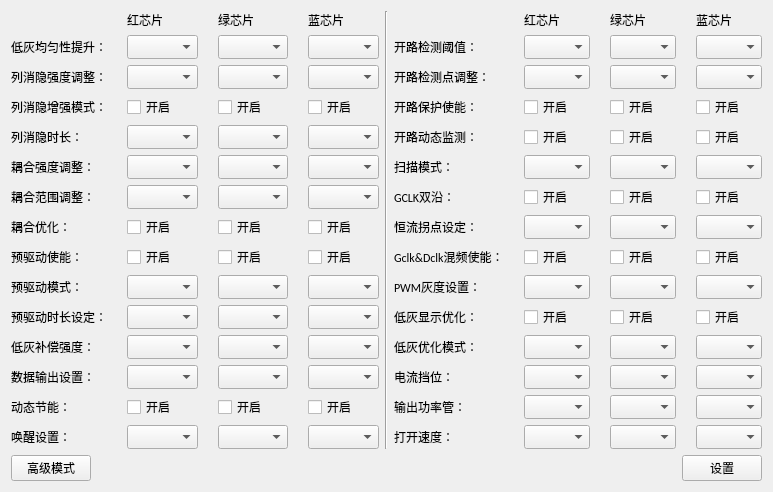
<?xml version="1.0" encoding="UTF-8"?>
<ui version="4.0">
 <class>ICCFD455ASetting</class>
 <widget class="QWidget" name="ICCFD455ASetting">
  <property name="geometry">
   <rect>
    <x>0</x>
    <y>0</y>
    <width>773</width>
    <height>450</height>
   </rect>
  </property>
  <property name="font">
   <font>
    <family>Calibri</family>
   </font>
  </property>
  <property name="windowTitle">
   <string>CFD455A驱动芯片设置</string>
  </property>
  <layout class="QVBoxLayout" name="verticalLayout">
   <item>
    <layout class="QHBoxLayout" name="horizontalLayout">
     <item>
      <layout class="QGridLayout" name="gridLayout" columnstretch="0,0,0,0">
       <property name="horizontalSpacing">
        <number>20</number>
       </property>
       <item row="0" column="1">
        <widget class="QLabel" name="label">
         <property name="sizePolicy">
          <sizepolicy hsizetype="Preferred" vsizetype="Minimum">
           <horstretch>0</horstretch>
           <verstretch>0</verstretch>
          </sizepolicy>
         </property>
         <property name="text">
          <string>红芯片</string>
         </property>
        </widget>
       </item>
       <item row="8" column="1">
        <widget class="QCheckBox" name="PreDriveEnablementRcheckBox">
         <property name="sizePolicy">
          <sizepolicy hsizetype="Minimum" vsizetype="Minimum">
           <horstretch>0</horstretch>
           <verstretch>0</verstretch>
          </sizepolicy>
         </property>
         <property name="text">
          <string>开启</string>
         </property>
        </widget>
       </item>
       <item row="9" column="0">
        <widget class="QLabel" name="label_12">
         <property name="sizePolicy">
          <sizepolicy hsizetype="Preferred" vsizetype="Minimum">
           <horstretch>0</horstretch>
           <verstretch>0</verstretch>
          </sizepolicy>
         </property>
         <property name="text">
          <string>预驱动模式：</string>
         </property>
        </widget>
       </item>
       <item row="9" column="1">
        <widget class="QComboBox" name="PreDriveModeRcomboBox">
         <property name="sizePolicy">
          <sizepolicy hsizetype="Preferred" vsizetype="Minimum">
           <horstretch>0</horstretch>
           <verstretch>0</verstretch>
          </sizepolicy>
         </property>
        </widget>
       </item>
       <item row="5" column="2">
        <widget class="QComboBox" name="CouplingStrengthAdjGcomboBox">
         <property name="sizePolicy">
          <sizepolicy hsizetype="Preferred" vsizetype="Minimum">
           <horstretch>0</horstretch>
           <verstretch>0</verstretch>
          </sizepolicy>
         </property>
        </widget>
       </item>
       <item row="7" column="0">
        <widget class="QLabel" name="label_10">
         <property name="sizePolicy">
          <sizepolicy hsizetype="Preferred" vsizetype="Minimum">
           <horstretch>0</horstretch>
           <verstretch>0</verstretch>
          </sizepolicy>
         </property>
         <property name="text">
          <string>耦合优化：</string>
         </property>
        </widget>
       </item>
       <item row="2" column="3">
        <widget class="QComboBox" name="ColBlankAdjBcomboBox">
         <property name="sizePolicy">
          <sizepolicy hsizetype="Preferred" vsizetype="Minimum">
           <horstretch>0</horstretch>
           <verstretch>0</verstretch>
          </sizepolicy>
         </property>
        </widget>
       </item>
       <item row="9" column="3">
        <widget class="QComboBox" name="PreDriveModeBcomboBox">
         <property name="sizePolicy">
          <sizepolicy hsizetype="Preferred" vsizetype="Minimum">
           <horstretch>0</horstretch>
           <verstretch>0</verstretch>
          </sizepolicy>
         </property>
        </widget>
       </item>
       <item row="6" column="2">
        <widget class="QComboBox" name="CouplingRangeAdjGcomboBox">
         <property name="sizePolicy">
          <sizepolicy hsizetype="Preferred" vsizetype="Minimum">
           <horstretch>0</horstretch>
           <verstretch>0</verstretch>
          </sizepolicy>
         </property>
        </widget>
       </item>
       <item row="13" column="1">
        <widget class="QCheckBox" name="DynamicEnergySavingRcheckBox">
         <property name="sizePolicy">
          <sizepolicy hsizetype="Minimum" vsizetype="Minimum">
           <horstretch>0</horstretch>
           <verstretch>0</verstretch>
          </sizepolicy>
         </property>
         <property name="text">
          <string>开启</string>
         </property>
        </widget>
       </item>
       <item row="11" column="2">
        <widget class="QComboBox" name="LowGrayStrengthGcomboBox">
         <property name="sizePolicy">
          <sizepolicy hsizetype="Preferred" vsizetype="Minimum">
           <horstretch>0</horstretch>
           <verstretch>0</verstretch>
          </sizepolicy>
         </property>
         <property name="maxVisibleItems">
          <number>20</number>
         </property>
        </widget>
       </item>
       <item row="9" column="2">
        <widget class="QComboBox" name="PreDriveModeGcomboBox">
         <property name="sizePolicy">
          <sizepolicy hsizetype="Preferred" vsizetype="Minimum">
           <horstretch>0</horstretch>
           <verstretch>0</verstretch>
          </sizepolicy>
         </property>
        </widget>
       </item>
       <item row="1" column="1">
        <widget class="QComboBox" name="LowGrayscaleRcomboBox">
         <property name="sizePolicy">
          <sizepolicy hsizetype="Preferred" vsizetype="Minimum">
           <horstretch>0</horstretch>
           <verstretch>0</verstretch>
          </sizepolicy>
         </property>
        </widget>
       </item>
       <item row="3" column="0">
        <widget class="QLabel" name="label_6">
         <property name="sizePolicy">
          <sizepolicy hsizetype="Preferred" vsizetype="Minimum">
           <horstretch>0</horstretch>
           <verstretch>0</verstretch>
          </sizepolicy>
         </property>
         <property name="text">
          <string>列消隐增强模式：</string>
         </property>
        </widget>
       </item>
       <item row="1" column="0">
        <widget class="QLabel" name="label_4">
         <property name="sizePolicy">
          <sizepolicy hsizetype="Preferred" vsizetype="Minimum">
           <horstretch>0</horstretch>
           <verstretch>0</verstretch>
          </sizepolicy>
         </property>
         <property name="text">
          <string>低灰均匀性提升：</string>
         </property>
        </widget>
       </item>
       <item row="8" column="0">
        <widget class="QLabel" name="label_11">
         <property name="sizePolicy">
          <sizepolicy hsizetype="Preferred" vsizetype="Minimum">
           <horstretch>0</horstretch>
           <verstretch>0</verstretch>
          </sizepolicy>
         </property>
         <property name="text">
          <string>预驱动使能：</string>
         </property>
        </widget>
       </item>
       <item row="5" column="0">
        <widget class="QLabel" name="label_8">
         <property name="sizePolicy">
          <sizepolicy hsizetype="Preferred" vsizetype="Minimum">
           <horstretch>0</horstretch>
           <verstretch>0</verstretch>
          </sizepolicy>
         </property>
         <property name="text">
          <string>耦合强度调整：</string>
         </property>
        </widget>
       </item>
       <item row="13" column="3">
        <widget class="QCheckBox" name="DynamicEnergySavingBcheckBox">
         <property name="sizePolicy">
          <sizepolicy hsizetype="Minimum" vsizetype="Minimum">
           <horstretch>0</horstretch>
           <verstretch>0</verstretch>
          </sizepolicy>
         </property>
         <property name="text">
          <string>开启</string>
         </property>
        </widget>
       </item>
       <item row="12" column="3">
        <widget class="QComboBox" name="DataOutputBcomboBox">
         <property name="sizePolicy">
          <sizepolicy hsizetype="Preferred" vsizetype="Minimum">
           <horstretch>0</horstretch>
           <verstretch>0</verstretch>
          </sizepolicy>
         </property>
        </widget>
       </item>
       <item row="10" column="1">
        <widget class="QComboBox" name="PreDriveTimeRcomboBox">
         <property name="sizePolicy">
          <sizepolicy hsizetype="Preferred" vsizetype="Minimum">
           <horstretch>0</horstretch>
           <verstretch>0</verstretch>
          </sizepolicy>
         </property>
        </widget>
       </item>
       <item row="5" column="1">
        <widget class="QComboBox" name="CouplingStrengthAdjRcomboBox">
         <property name="sizePolicy">
          <sizepolicy hsizetype="Preferred" vsizetype="Minimum">
           <horstretch>0</horstretch>
           <verstretch>0</verstretch>
          </sizepolicy>
         </property>
        </widget>
       </item>
       <item row="6" column="3">
        <widget class="QComboBox" name="CouplingRangeAdjBcomboBox">
         <property name="sizePolicy">
          <sizepolicy hsizetype="Preferred" vsizetype="Minimum">
           <horstretch>0</horstretch>
           <verstretch>0</verstretch>
          </sizepolicy>
         </property>
        </widget>
       </item>
       <item row="2" column="0">
        <widget class="QLabel" name="label_5">
         <property name="sizePolicy">
          <sizepolicy hsizetype="Preferred" vsizetype="Minimum">
           <horstretch>0</horstretch>
           <verstretch>0</verstretch>
          </sizepolicy>
         </property>
         <property name="text">
          <string>列消隐强度调整：</string>
         </property>
        </widget>
       </item>
       <item row="0" column="3">
        <widget class="QLabel" name="label_3">
         <property name="sizePolicy">
          <sizepolicy hsizetype="Preferred" vsizetype="Minimum">
           <horstretch>0</horstretch>
           <verstretch>0</verstretch>
          </sizepolicy>
         </property>
         <property name="text">
          <string>蓝芯片</string>
         </property>
        </widget>
       </item>
       <item row="4" column="0">
        <widget class="QLabel" name="label_7">
         <property name="sizePolicy">
          <sizepolicy hsizetype="Preferred" vsizetype="Minimum">
           <horstretch>0</horstretch>
           <verstretch>0</verstretch>
          </sizepolicy>
         </property>
         <property name="text">
          <string>列消隐时长：</string>
         </property>
        </widget>
       </item>
       <item row="1" column="2">
        <widget class="QComboBox" name="LowGrayscaleGcomboBox">
         <property name="sizePolicy">
          <sizepolicy hsizetype="Preferred" vsizetype="Minimum">
           <horstretch>0</horstretch>
           <verstretch>0</verstretch>
          </sizepolicy>
         </property>
        </widget>
       </item>
       <item row="10" column="2">
        <widget class="QComboBox" name="PreDriveTimeGcomboBox">
         <property name="sizePolicy">
          <sizepolicy hsizetype="Preferred" vsizetype="Minimum">
           <horstretch>0</horstretch>
           <verstretch>0</verstretch>
          </sizepolicy>
         </property>
        </widget>
       </item>
       <item row="14" column="0">
        <widget class="QLabel" name="label_17">
         <property name="sizePolicy">
          <sizepolicy hsizetype="Preferred" vsizetype="Minimum">
           <horstretch>0</horstretch>
           <verstretch>0</verstretch>
          </sizepolicy>
         </property>
         <property name="text">
          <string>唤醒设置：</string>
         </property>
        </widget>
       </item>
       <item row="5" column="3">
        <widget class="QComboBox" name="CouplingStrengthAdjBcomboBox">
         <property name="sizePolicy">
          <sizepolicy hsizetype="Preferred" vsizetype="Minimum">
           <horstretch>0</horstretch>
           <verstretch>0</verstretch>
          </sizepolicy>
         </property>
        </widget>
       </item>
       <item row="14" column="1">
        <widget class="QComboBox" name="WakeupSettingRcomboBox">
         <property name="sizePolicy">
          <sizepolicy hsizetype="Preferred" vsizetype="Minimum">
           <horstretch>0</horstretch>
           <verstretch>0</verstretch>
          </sizepolicy>
         </property>
        </widget>
       </item>
       <item row="12" column="1">
        <widget class="QComboBox" name="DataOutputRcomboBox">
         <property name="sizePolicy">
          <sizepolicy hsizetype="Preferred" vsizetype="Minimum">
           <horstretch>0</horstretch>
           <verstretch>0</verstretch>
          </sizepolicy>
         </property>
        </widget>
       </item>
       <item row="13" column="0">
        <widget class="QLabel" name="label_16">
         <property name="sizePolicy">
          <sizepolicy hsizetype="Preferred" vsizetype="Minimum">
           <horstretch>0</horstretch>
           <verstretch>0</verstretch>
          </sizepolicy>
         </property>
         <property name="text">
          <string>动态节能：</string>
         </property>
        </widget>
       </item>
       <item row="0" column="2">
        <widget class="QLabel" name="label_2">
         <property name="sizePolicy">
          <sizepolicy hsizetype="Preferred" vsizetype="Minimum">
           <horstretch>0</horstretch>
           <verstretch>0</verstretch>
          </sizepolicy>
         </property>
         <property name="text">
          <string>绿芯片</string>
         </property>
        </widget>
       </item>
       <item row="7" column="3">
        <widget class="QCheckBox" name="CouplingOptimizationBcheckBox">
         <property name="sizePolicy">
          <sizepolicy hsizetype="Minimum" vsizetype="Minimum">
           <horstretch>0</horstretch>
           <verstretch>0</verstretch>
          </sizepolicy>
         </property>
         <property name="text">
          <string>开启</string>
         </property>
        </widget>
       </item>
       <item row="4" column="2">
        <widget class="QComboBox" name="ColumnBlankTimeGcomboBox">
         <property name="sizePolicy">
          <sizepolicy hsizetype="Preferred" vsizetype="Minimum">
           <horstretch>0</horstretch>
           <verstretch>0</verstretch>
          </sizepolicy>
         </property>
        </widget>
       </item>
       <item row="8" column="3">
        <widget class="QCheckBox" name="PreDriveEnablementBcheckBox">
         <property name="sizePolicy">
          <sizepolicy hsizetype="Minimum" vsizetype="Minimum">
           <horstretch>0</horstretch>
           <verstretch>0</verstretch>
          </sizepolicy>
         </property>
         <property name="text">
          <string>开启</string>
         </property>
        </widget>
       </item>
       <item row="8" column="2">
        <widget class="QCheckBox" name="PreDriveEnablementGcheckBox">
         <property name="sizePolicy">
          <sizepolicy hsizetype="Minimum" vsizetype="Minimum">
           <horstretch>0</horstretch>
           <verstretch>0</verstretch>
          </sizepolicy>
         </property>
         <property name="text">
          <string>开启</string>
         </property>
        </widget>
       </item>
       <item row="3" column="1">
        <widget class="QCheckBox" name="ColBlankEnhanceRcheckBox">
         <property name="sizePolicy">
          <sizepolicy hsizetype="Minimum" vsizetype="Minimum">
           <horstretch>0</horstretch>
           <verstretch>0</verstretch>
          </sizepolicy>
         </property>
         <property name="text">
          <string>开启</string>
         </property>
        </widget>
       </item>
       <item row="2" column="2">
        <widget class="QComboBox" name="ColBlankAdjGcomboBox">
         <property name="sizePolicy">
          <sizepolicy hsizetype="Preferred" vsizetype="Minimum">
           <horstretch>0</horstretch>
           <verstretch>0</verstretch>
          </sizepolicy>
         </property>
        </widget>
       </item>
       <item row="12" column="0">
        <widget class="QLabel" name="label_15">
         <property name="sizePolicy">
          <sizepolicy hsizetype="Preferred" vsizetype="Minimum">
           <horstretch>0</horstretch>
           <verstretch>0</verstretch>
          </sizepolicy>
         </property>
         <property name="text">
          <string>数据输出设置：</string>
         </property>
        </widget>
       </item>
       <item row="6" column="1">
        <widget class="QComboBox" name="CouplingRangeAdjRcomboBox">
         <property name="sizePolicy">
          <sizepolicy hsizetype="Preferred" vsizetype="Minimum">
           <horstretch>0</horstretch>
           <verstretch>0</verstretch>
          </sizepolicy>
         </property>
        </widget>
       </item>
       <item row="11" column="0">
        <widget class="QLabel" name="label_14">
         <property name="sizePolicy">
          <sizepolicy hsizetype="Preferred" vsizetype="Minimum">
           <horstretch>0</horstretch>
           <verstretch>0</verstretch>
          </sizepolicy>
         </property>
         <property name="text">
          <string>低灰补偿强度：</string>
         </property>
        </widget>
       </item>
       <item row="4" column="3">
        <widget class="QComboBox" name="ColumnBlankTimeBcomboBox">
         <property name="sizePolicy">
          <sizepolicy hsizetype="Preferred" vsizetype="Minimum">
           <horstretch>0</horstretch>
           <verstretch>0</verstretch>
          </sizepolicy>
         </property>
        </widget>
       </item>
       <item row="11" column="1">
        <widget class="QComboBox" name="LowGrayStrengthRcomboBox">
         <property name="sizePolicy">
          <sizepolicy hsizetype="Preferred" vsizetype="Minimum">
           <horstretch>0</horstretch>
           <verstretch>0</verstretch>
          </sizepolicy>
         </property>
         <property name="maxVisibleItems">
          <number>20</number>
         </property>
        </widget>
       </item>
       <item row="11" column="3">
        <widget class="QComboBox" name="LowGrayStrengthBcomboBox">
         <property name="sizePolicy">
          <sizepolicy hsizetype="Preferred" vsizetype="Minimum">
           <horstretch>0</horstretch>
           <verstretch>0</verstretch>
          </sizepolicy>
         </property>
         <property name="maxVisibleItems">
          <number>20</number>
         </property>
        </widget>
       </item>
       <item row="7" column="2">
        <widget class="QCheckBox" name="CouplingOptimizationGcheckBox">
         <property name="sizePolicy">
          <sizepolicy hsizetype="Minimum" vsizetype="Minimum">
           <horstretch>0</horstretch>
           <verstretch>0</verstretch>
          </sizepolicy>
         </property>
         <property name="text">
          <string>开启</string>
         </property>
        </widget>
       </item>
       <item row="7" column="1">
        <widget class="QCheckBox" name="CouplingOptimizationRcheckBox">
         <property name="sizePolicy">
          <sizepolicy hsizetype="Minimum" vsizetype="Minimum">
           <horstretch>0</horstretch>
           <verstretch>0</verstretch>
          </sizepolicy>
         </property>
         <property name="text">
          <string>开启</string>
         </property>
        </widget>
       </item>
       <item row="2" column="1">
        <widget class="QComboBox" name="ColBlankAdjRcomboBox">
         <property name="sizePolicy">
          <sizepolicy hsizetype="Preferred" vsizetype="Minimum">
           <horstretch>0</horstretch>
           <verstretch>0</verstretch>
          </sizepolicy>
         </property>
        </widget>
       </item>
       <item row="12" column="2">
        <widget class="QComboBox" name="DataOutputGcomboBox">
         <property name="sizePolicy">
          <sizepolicy hsizetype="Preferred" vsizetype="Minimum">
           <horstretch>0</horstretch>
           <verstretch>0</verstretch>
          </sizepolicy>
         </property>
        </widget>
       </item>
       <item row="14" column="3">
        <widget class="QComboBox" name="WakeupSettingBcomboBox">
         <property name="sizePolicy">
          <sizepolicy hsizetype="Preferred" vsizetype="Minimum">
           <horstretch>0</horstretch>
           <verstretch>0</verstretch>
          </sizepolicy>
         </property>
        </widget>
       </item>
       <item row="6" column="0">
        <widget class="QLabel" name="label_9">
         <property name="sizePolicy">
          <sizepolicy hsizetype="Preferred" vsizetype="Minimum">
           <horstretch>0</horstretch>
           <verstretch>0</verstretch>
          </sizepolicy>
         </property>
         <property name="text">
          <string>耦合范围调整：</string>
         </property>
        </widget>
       </item>
       <item row="13" column="2">
        <widget class="QCheckBox" name="DynamicEnergySavingGcheckBox">
         <property name="sizePolicy">
          <sizepolicy hsizetype="Minimum" vsizetype="Minimum">
           <horstretch>0</horstretch>
           <verstretch>0</verstretch>
          </sizepolicy>
         </property>
         <property name="text">
          <string>开启</string>
         </property>
        </widget>
       </item>
       <item row="14" column="2">
        <widget class="QComboBox" name="WakeupSettingGcomboBox">
         <property name="sizePolicy">
          <sizepolicy hsizetype="Preferred" vsizetype="Minimum">
           <horstretch>0</horstretch>
           <verstretch>0</verstretch>
          </sizepolicy>
         </property>
        </widget>
       </item>
       <item row="1" column="3">
        <widget class="QComboBox" name="LowGrayscaleBcomboBox">
         <property name="sizePolicy">
          <sizepolicy hsizetype="Preferred" vsizetype="Minimum">
           <horstretch>0</horstretch>
           <verstretch>0</verstretch>
          </sizepolicy>
         </property>
        </widget>
       </item>
       <item row="4" column="1">
        <widget class="QComboBox" name="ColumnBlankTimeRcomboBox">
         <property name="sizePolicy">
          <sizepolicy hsizetype="Preferred" vsizetype="Minimum">
           <horstretch>0</horstretch>
           <verstretch>0</verstretch>
          </sizepolicy>
         </property>
        </widget>
       </item>
       <item row="3" column="2">
        <widget class="QCheckBox" name="ColBlankEnhanceGcheckBox">
         <property name="sizePolicy">
          <sizepolicy hsizetype="Minimum" vsizetype="Minimum">
           <horstretch>0</horstretch>
           <verstretch>0</verstretch>
          </sizepolicy>
         </property>
         <property name="text">
          <string>开启</string>
         </property>
        </widget>
       </item>
       <item row="3" column="3">
        <widget class="QCheckBox" name="ColBlankEnhanceBcheckBox">
         <property name="sizePolicy">
          <sizepolicy hsizetype="Minimum" vsizetype="Minimum">
           <horstretch>0</horstretch>
           <verstretch>0</verstretch>
          </sizepolicy>
         </property>
         <property name="text">
          <string>开启</string>
         </property>
        </widget>
       </item>
       <item row="10" column="3">
        <widget class="QComboBox" name="PreDriveTimeBcomboBox">
         <property name="sizePolicy">
          <sizepolicy hsizetype="Preferred" vsizetype="Minimum">
           <horstretch>0</horstretch>
           <verstretch>0</verstretch>
          </sizepolicy>
         </property>
        </widget>
       </item>
       <item row="10" column="0">
        <widget class="QLabel" name="label_13">
         <property name="sizePolicy">
          <sizepolicy hsizetype="Preferred" vsizetype="Minimum">
           <horstretch>0</horstretch>
           <verstretch>0</verstretch>
          </sizepolicy>
         </property>
         <property name="text">
          <string>预驱动时长设定：</string>
         </property>
        </widget>
       </item>
      </layout>
     </item>
     <item>
      <widget class="Line" name="line">
       <property name="sizePolicy">
        <sizepolicy hsizetype="Fixed" vsizetype="Minimum">
         <horstretch>0</horstretch>
         <verstretch>0</verstretch>
        </sizepolicy>
       </property>
       <property name="orientation">
        <enum>Qt::Vertical</enum>
       </property>
      </widget>
     </item>
     <item>
      <layout class="QGridLayout" name="gridLayout_2" columnstretch="0,0,0,0">
       <property name="horizontalSpacing">
        <number>20</number>
       </property>
       <item row="2" column="0">
        <widget class="QLabel" name="label_22">
         <property name="sizePolicy">
          <sizepolicy hsizetype="Preferred" vsizetype="Minimum">
           <horstretch>0</horstretch>
           <verstretch>0</verstretch>
          </sizepolicy>
         </property>
         <property name="text">
          <string>开路检测点调整：</string>
         </property>
        </widget>
       </item>
       <item row="13" column="0">
        <widget class="QLabel" name="CurrentGraySettinglabel">
         <property name="sizePolicy">
          <sizepolicy hsizetype="Preferred" vsizetype="Minimum">
           <horstretch>0</horstretch>
           <verstretch>0</verstretch>
          </sizepolicy>
         </property>
         <property name="text">
          <string>输出功率管：</string>
         </property>
        </widget>
       </item>
       <item row="5" column="1">
        <widget class="QComboBox" name="ScanModeRcomboBox">
         <property name="sizePolicy">
          <sizepolicy hsizetype="Preferred" vsizetype="Minimum">
           <horstretch>0</horstretch>
           <verstretch>0</verstretch>
          </sizepolicy>
         </property>
        </widget>
       </item>
       <item row="9" column="2">
        <widget class="QComboBox" name="PWMGraySettingGcomboBox">
         <property name="sizePolicy">
          <sizepolicy hsizetype="Preferred" vsizetype="Minimum">
           <horstretch>0</horstretch>
           <verstretch>0</verstretch>
          </sizepolicy>
         </property>
        </widget>
       </item>
       <item row="4" column="1">
        <widget class="QCheckBox" name="OpenCircuitDynamicDetecRcheckBox">
         <property name="sizePolicy">
          <sizepolicy hsizetype="Minimum" vsizetype="Minimum">
           <horstretch>0</horstretch>
           <verstretch>0</verstretch>
          </sizepolicy>
         </property>
         <property name="text">
          <string>开启</string>
         </property>
        </widget>
       </item>
       <item row="6" column="0">
        <widget class="QLabel" name="label_26">
         <property name="sizePolicy">
          <sizepolicy hsizetype="Preferred" vsizetype="Minimum">
           <horstretch>0</horstretch>
           <verstretch>0</verstretch>
          </sizepolicy>
         </property>
         <property name="text">
          <string>GCLK双沿：</string>
         </property>
        </widget>
       </item>
       <item row="3" column="0">
        <widget class="QLabel" name="label_23">
         <property name="sizePolicy">
          <sizepolicy hsizetype="Preferred" vsizetype="Minimum">
           <horstretch>0</horstretch>
           <verstretch>0</verstretch>
          </sizepolicy>
         </property>
         <property name="text">
          <string>开路保护使能：</string>
         </property>
        </widget>
       </item>
       <item row="2" column="2">
        <widget class="QComboBox" name="OpenTestPointAdjGcomboBox">
         <property name="sizePolicy">
          <sizepolicy hsizetype="Preferred" vsizetype="Minimum">
           <horstretch>0</horstretch>
           <verstretch>0</verstretch>
          </sizepolicy>
         </property>
        </widget>
       </item>
       <item row="10" column="2">
        <widget class="QCheckBox" name="LowGrayDisplayOptimizationGcheckBox">
         <property name="sizePolicy">
          <sizepolicy hsizetype="Minimum" vsizetype="Minimum">
           <horstretch>0</horstretch>
           <verstretch>0</verstretch>
          </sizepolicy>
         </property>
         <property name="text">
          <string>开启</string>
         </property>
        </widget>
       </item>
       <item row="11" column="2">
        <widget class="QComboBox" name="LowGrayOptimizationModeGcomboBox">
         <property name="sizePolicy">
          <sizepolicy hsizetype="Preferred" vsizetype="Minimum">
           <horstretch>0</horstretch>
           <verstretch>0</verstretch>
          </sizepolicy>
         </property>
        </widget>
       </item>
       <item row="10" column="3">
        <widget class="QCheckBox" name="LowGrayDisplayOptimizationBcheckBox">
         <property name="sizePolicy">
          <sizepolicy hsizetype="Minimum" vsizetype="Minimum">
           <horstretch>0</horstretch>
           <verstretch>0</verstretch>
          </sizepolicy>
         </property>
         <property name="text">
          <string>开启</string>
         </property>
        </widget>
       </item>
       <item row="7" column="0">
        <widget class="QLabel" name="label_27">
         <property name="sizePolicy">
          <sizepolicy hsizetype="Preferred" vsizetype="Minimum">
           <horstretch>0</horstretch>
           <verstretch>0</verstretch>
          </sizepolicy>
         </property>
         <property name="text">
          <string>恒流拐点设定：</string>
         </property>
        </widget>
       </item>
       <item row="13" column="1">
        <widget class="QComboBox" name="OutputPowerTubeRcomboBox">
         <property name="sizePolicy">
          <sizepolicy hsizetype="Preferred" vsizetype="Minimum">
           <horstretch>0</horstretch>
           <verstretch>0</verstretch>
          </sizepolicy>
         </property>
        </widget>
       </item>
       <item row="5" column="2">
        <widget class="QComboBox" name="ScanModeGcomboBox">
         <property name="sizePolicy">
          <sizepolicy hsizetype="Preferred" vsizetype="Minimum">
           <horstretch>0</horstretch>
           <verstretch>0</verstretch>
          </sizepolicy>
         </property>
        </widget>
       </item>
       <item row="12" column="0">
        <widget class="QLabel" name="label_32">
         <property name="sizePolicy">
          <sizepolicy hsizetype="Preferred" vsizetype="Minimum">
           <horstretch>0</horstretch>
           <verstretch>0</verstretch>
          </sizepolicy>
         </property>
         <property name="text">
          <string>电流挡位：</string>
         </property>
        </widget>
       </item>
       <item row="6" column="3">
        <widget class="QCheckBox" name="GclkDoubleAlongBcheckBox">
         <property name="sizePolicy">
          <sizepolicy hsizetype="Minimum" vsizetype="Minimum">
           <horstretch>0</horstretch>
           <verstretch>0</verstretch>
          </sizepolicy>
         </property>
         <property name="text">
          <string>开启</string>
         </property>
        </widget>
       </item>
       <item row="1" column="3">
        <widget class="QComboBox" name="OpenCircuitDetectionThresholdBcomboBox">
         <property name="sizePolicy">
          <sizepolicy hsizetype="Preferred" vsizetype="Minimum">
           <horstretch>0</horstretch>
           <verstretch>0</verstretch>
          </sizepolicy>
         </property>
        </widget>
       </item>
       <item row="11" column="0">
        <widget class="QLabel" name="label_31">
         <property name="sizePolicy">
          <sizepolicy hsizetype="Preferred" vsizetype="Minimum">
           <horstretch>0</horstretch>
           <verstretch>0</verstretch>
          </sizepolicy>
         </property>
         <property name="text">
          <string>低灰优化模式：</string>
         </property>
        </widget>
       </item>
       <item row="11" column="3">
        <widget class="QComboBox" name="LowGrayOptimizationModeBcomboBox">
         <property name="sizePolicy">
          <sizepolicy hsizetype="Preferred" vsizetype="Minimum">
           <horstretch>0</horstretch>
           <verstretch>0</verstretch>
          </sizepolicy>
         </property>
        </widget>
       </item>
       <item row="1" column="0">
        <widget class="QLabel" name="label_21">
         <property name="sizePolicy">
          <sizepolicy hsizetype="Preferred" vsizetype="Minimum">
           <horstretch>0</horstretch>
           <verstretch>0</verstretch>
          </sizepolicy>
         </property>
         <property name="text">
          <string>开路检测阈值：</string>
         </property>
        </widget>
       </item>
       <item row="8" column="3">
        <widget class="QCheckBox" name="GDMixingBcheckBox">
         <property name="sizePolicy">
          <sizepolicy hsizetype="Minimum" vsizetype="Minimum">
           <horstretch>0</horstretch>
           <verstretch>0</verstretch>
          </sizepolicy>
         </property>
         <property name="text">
          <string>开启</string>
         </property>
        </widget>
       </item>
       <item row="4" column="2">
        <widget class="QCheckBox" name="OpenCircuitDynamicDetecGcheckBox">
         <property name="sizePolicy">
          <sizepolicy hsizetype="Minimum" vsizetype="Minimum">
           <horstretch>0</horstretch>
           <verstretch>0</verstretch>
          </sizepolicy>
         </property>
         <property name="text">
          <string>开启</string>
         </property>
        </widget>
       </item>
       <item row="13" column="3">
        <widget class="QComboBox" name="OutputPowerTubeBcomboBox">
         <property name="sizePolicy">
          <sizepolicy hsizetype="Preferred" vsizetype="Minimum">
           <horstretch>0</horstretch>
           <verstretch>0</verstretch>
          </sizepolicy>
         </property>
        </widget>
       </item>
       <item row="10" column="0">
        <widget class="QLabel" name="label_30">
         <property name="sizePolicy">
          <sizepolicy hsizetype="Preferred" vsizetype="Minimum">
           <horstretch>0</horstretch>
           <verstretch>0</verstretch>
          </sizepolicy>
         </property>
         <property name="text">
          <string>低灰显示优化：</string>
         </property>
        </widget>
       </item>
       <item row="7" column="3">
        <widget class="QComboBox" name="ConstantCurrentPointBcomboBox">
         <property name="sizePolicy">
          <sizepolicy hsizetype="Preferred" vsizetype="Minimum">
           <horstretch>0</horstretch>
           <verstretch>0</verstretch>
          </sizepolicy>
         </property>
        </widget>
       </item>
       <item row="9" column="0">
        <widget class="QLabel" name="label_29">
         <property name="sizePolicy">
          <sizepolicy hsizetype="Preferred" vsizetype="Minimum">
           <horstretch>0</horstretch>
           <verstretch>0</verstretch>
          </sizepolicy>
         </property>
         <property name="text">
          <string>PWM灰度设置：</string>
         </property>
        </widget>
       </item>
       <item row="12" column="1">
        <widget class="QComboBox" name="CurrentGearRcomboBox">
         <property name="sizePolicy">
          <sizepolicy hsizetype="Preferred" vsizetype="Minimum">
           <horstretch>0</horstretch>
           <verstretch>0</verstretch>
          </sizepolicy>
         </property>
        </widget>
       </item>
       <item row="2" column="3">
        <widget class="QComboBox" name="OpenTestPointAdjBcomboBox">
         <property name="sizePolicy">
          <sizepolicy hsizetype="Preferred" vsizetype="Minimum">
           <horstretch>0</horstretch>
           <verstretch>0</verstretch>
          </sizepolicy>
         </property>
        </widget>
       </item>
       <item row="2" column="1">
        <widget class="QComboBox" name="OpenTestPointAdjRcomboBox">
         <property name="sizePolicy">
          <sizepolicy hsizetype="Preferred" vsizetype="Minimum">
           <horstretch>0</horstretch>
           <verstretch>0</verstretch>
          </sizepolicy>
         </property>
        </widget>
       </item>
       <item row="12" column="2">
        <widget class="QComboBox" name="CurrentGearGcomboBox">
         <property name="sizePolicy">
          <sizepolicy hsizetype="Preferred" vsizetype="Minimum">
           <horstretch>0</horstretch>
           <verstretch>0</verstretch>
          </sizepolicy>
         </property>
        </widget>
       </item>
       <item row="0" column="3">
        <widget class="QLabel" name="label_20">
         <property name="sizePolicy">
          <sizepolicy hsizetype="Preferred" vsizetype="Minimum">
           <horstretch>0</horstretch>
           <verstretch>0</verstretch>
          </sizepolicy>
         </property>
         <property name="text">
          <string>蓝芯片</string>
         </property>
        </widget>
       </item>
       <item row="6" column="1">
        <widget class="QCheckBox" name="GclkDoubleAlongRcheckBox">
         <property name="sizePolicy">
          <sizepolicy hsizetype="Minimum" vsizetype="Minimum">
           <horstretch>0</horstretch>
           <verstretch>0</verstretch>
          </sizepolicy>
         </property>
         <property name="text">
          <string>开启</string>
         </property>
        </widget>
       </item>
       <item row="1" column="1">
        <widget class="QComboBox" name="OpenCircuitDetectionThresholdRcomboBox">
         <property name="sizePolicy">
          <sizepolicy hsizetype="Preferred" vsizetype="Minimum">
           <horstretch>0</horstretch>
           <verstretch>0</verstretch>
          </sizepolicy>
         </property>
        </widget>
       </item>
       <item row="7" column="1">
        <widget class="QComboBox" name="ConstantCurrentPointRcomboBox">
         <property name="sizePolicy">
          <sizepolicy hsizetype="Preferred" vsizetype="Minimum">
           <horstretch>0</horstretch>
           <verstretch>0</verstretch>
          </sizepolicy>
         </property>
        </widget>
       </item>
       <item row="0" column="1">
        <widget class="QLabel" name="label_18">
         <property name="sizePolicy">
          <sizepolicy hsizetype="Preferred" vsizetype="Minimum">
           <horstretch>0</horstretch>
           <verstretch>0</verstretch>
          </sizepolicy>
         </property>
         <property name="text">
          <string>红芯片</string>
         </property>
        </widget>
       </item>
       <item row="4" column="3">
        <widget class="QCheckBox" name="OpenCircuitDynamicDetecBcheckBox">
         <property name="sizePolicy">
          <sizepolicy hsizetype="Minimum" vsizetype="Minimum">
           <horstretch>0</horstretch>
           <verstretch>0</verstretch>
          </sizepolicy>
         </property>
         <property name="text">
          <string>开启</string>
         </property>
        </widget>
       </item>
       <item row="3" column="2">
        <widget class="QCheckBox" name="OpenCircuitProtcetEnableGcheckBox">
         <property name="sizePolicy">
          <sizepolicy hsizetype="Minimum" vsizetype="Minimum">
           <horstretch>0</horstretch>
           <verstretch>0</verstretch>
          </sizepolicy>
         </property>
         <property name="text">
          <string>开启</string>
         </property>
        </widget>
       </item>
       <item row="8" column="2">
        <widget class="QCheckBox" name="GDMixingGcheckBox">
         <property name="sizePolicy">
          <sizepolicy hsizetype="Minimum" vsizetype="Minimum">
           <horstretch>0</horstretch>
           <verstretch>0</verstretch>
          </sizepolicy>
         </property>
         <property name="text">
          <string>开启</string>
         </property>
        </widget>
       </item>
       <item row="3" column="3">
        <widget class="QCheckBox" name="OpenCircuitProtcetEnableBcheckBox">
         <property name="sizePolicy">
          <sizepolicy hsizetype="Minimum" vsizetype="Minimum">
           <horstretch>0</horstretch>
           <verstretch>0</verstretch>
          </sizepolicy>
         </property>
         <property name="text">
          <string>开启</string>
         </property>
        </widget>
       </item>
       <item row="11" column="1">
        <widget class="QComboBox" name="LowGrayOptimizationModeRcomboBox">
         <property name="sizePolicy">
          <sizepolicy hsizetype="Preferred" vsizetype="Minimum">
           <horstretch>0</horstretch>
           <verstretch>0</verstretch>
          </sizepolicy>
         </property>
        </widget>
       </item>
       <item row="5" column="3">
        <widget class="QComboBox" name="ScanModeBcomboBox">
         <property name="sizePolicy">
          <sizepolicy hsizetype="Preferred" vsizetype="Minimum">
           <horstretch>0</horstretch>
           <verstretch>0</verstretch>
          </sizepolicy>
         </property>
        </widget>
       </item>
       <item row="5" column="0">
        <widget class="QLabel" name="label_25">
         <property name="sizePolicy">
          <sizepolicy hsizetype="Preferred" vsizetype="Minimum">
           <horstretch>0</horstretch>
           <verstretch>0</verstretch>
          </sizepolicy>
         </property>
         <property name="text">
          <string>扫描模式：</string>
         </property>
        </widget>
       </item>
       <item row="13" column="2">
        <widget class="QComboBox" name="OutputPowerTubeGcomboBox">
         <property name="sizePolicy">
          <sizepolicy hsizetype="Preferred" vsizetype="Minimum">
           <horstretch>0</horstretch>
           <verstretch>0</verstretch>
          </sizepolicy>
         </property>
        </widget>
       </item>
       <item row="3" column="1">
        <widget class="QCheckBox" name="OpenCircuitProtcetEnableRcheckBox">
         <property name="sizePolicy">
          <sizepolicy hsizetype="Minimum" vsizetype="Minimum">
           <horstretch>0</horstretch>
           <verstretch>0</verstretch>
          </sizepolicy>
         </property>
         <property name="text">
          <string>开启</string>
         </property>
        </widget>
       </item>
       <item row="12" column="3">
        <widget class="QComboBox" name="CurrentGearBcomboBox">
         <property name="sizePolicy">
          <sizepolicy hsizetype="Preferred" vsizetype="Minimum">
           <horstretch>0</horstretch>
           <verstretch>0</verstretch>
          </sizepolicy>
         </property>
        </widget>
       </item>
       <item row="1" column="2">
        <widget class="QComboBox" name="OpenCircuitDetectionThresholdGcomboBox">
         <property name="sizePolicy">
          <sizepolicy hsizetype="Preferred" vsizetype="Minimum">
           <horstretch>0</horstretch>
           <verstretch>0</verstretch>
          </sizepolicy>
         </property>
        </widget>
       </item>
       <item row="8" column="1">
        <widget class="QCheckBox" name="GDMixingRcheckBox">
         <property name="sizePolicy">
          <sizepolicy hsizetype="Minimum" vsizetype="Minimum">
           <horstretch>0</horstretch>
           <verstretch>0</verstretch>
          </sizepolicy>
         </property>
         <property name="text">
          <string>开启</string>
         </property>
        </widget>
       </item>
       <item row="7" column="2">
        <widget class="QComboBox" name="ConstantCurrentPointGcomboBox">
         <property name="sizePolicy">
          <sizepolicy hsizetype="Preferred" vsizetype="Minimum">
           <horstretch>0</horstretch>
           <verstretch>0</verstretch>
          </sizepolicy>
         </property>
        </widget>
       </item>
       <item row="6" column="2">
        <widget class="QCheckBox" name="GclkDoubleAlongGcheckBox">
         <property name="sizePolicy">
          <sizepolicy hsizetype="Minimum" vsizetype="Minimum">
           <horstretch>0</horstretch>
           <verstretch>0</verstretch>
          </sizepolicy>
         </property>
         <property name="text">
          <string>开启</string>
         </property>
        </widget>
       </item>
       <item row="0" column="2">
        <widget class="QLabel" name="label_19">
         <property name="sizePolicy">
          <sizepolicy hsizetype="Preferred" vsizetype="Minimum">
           <horstretch>0</horstretch>
           <verstretch>0</verstretch>
          </sizepolicy>
         </property>
         <property name="text">
          <string>绿芯片</string>
         </property>
        </widget>
       </item>
       <item row="9" column="3">
        <widget class="QComboBox" name="PWMGraySettingBcomboBox">
         <property name="sizePolicy">
          <sizepolicy hsizetype="Preferred" vsizetype="Minimum">
           <horstretch>0</horstretch>
           <verstretch>0</verstretch>
          </sizepolicy>
         </property>
        </widget>
       </item>
       <item row="10" column="1">
        <widget class="QCheckBox" name="LowGrayDisplayOptimizationRcheckBox">
         <property name="sizePolicy">
          <sizepolicy hsizetype="Minimum" vsizetype="Minimum">
           <horstretch>0</horstretch>
           <verstretch>0</verstretch>
          </sizepolicy>
         </property>
         <property name="text">
          <string>开启</string>
         </property>
        </widget>
       </item>
       <item row="9" column="1">
        <widget class="QComboBox" name="PWMGraySettingRcomboBox">
         <property name="sizePolicy">
          <sizepolicy hsizetype="Preferred" vsizetype="Minimum">
           <horstretch>0</horstretch>
           <verstretch>0</verstretch>
          </sizepolicy>
         </property>
        </widget>
       </item>
       <item row="8" column="0">
        <widget class="QLabel" name="label_28">
         <property name="sizePolicy">
          <sizepolicy hsizetype="Preferred" vsizetype="Minimum">
           <horstretch>0</horstretch>
           <verstretch>0</verstretch>
          </sizepolicy>
         </property>
         <property name="text">
          <string>Gclk&amp;Dclk混频使能：</string>
         </property>
        </widget>
       </item>
       <item row="4" column="0">
        <widget class="QLabel" name="label_24">
         <property name="sizePolicy">
          <sizepolicy hsizetype="Preferred" vsizetype="Minimum">
           <horstretch>0</horstretch>
           <verstretch>0</verstretch>
          </sizepolicy>
         </property>
         <property name="text">
          <string>开路动态监测：</string>
         </property>
        </widget>
       </item>
       <item row="14" column="0">
        <widget class="QLabel" name="label_34">
         <property name="sizePolicy">
          <sizepolicy hsizetype="Preferred" vsizetype="Minimum">
           <horstretch>0</horstretch>
           <verstretch>0</verstretch>
          </sizepolicy>
         </property>
         <property name="text">
          <string>打开速度：</string>
         </property>
        </widget>
       </item>
       <item row="14" column="1">
        <widget class="QComboBox" name="OpeningSpeedRcomboBox">
         <property name="sizePolicy">
          <sizepolicy hsizetype="Preferred" vsizetype="Minimum">
           <horstretch>0</horstretch>
           <verstretch>0</verstretch>
          </sizepolicy>
         </property>
        </widget>
       </item>
       <item row="14" column="2">
        <widget class="QComboBox" name="OpeningSpeedGcomboBox">
         <property name="sizePolicy">
          <sizepolicy hsizetype="Preferred" vsizetype="Minimum">
           <horstretch>0</horstretch>
           <verstretch>0</verstretch>
          </sizepolicy>
         </property>
        </widget>
       </item>
       <item row="14" column="3">
        <widget class="QComboBox" name="OpeningSpeedBcomboBox">
         <property name="sizePolicy">
          <sizepolicy hsizetype="Preferred" vsizetype="Minimum">
           <horstretch>0</horstretch>
           <verstretch>0</verstretch>
          </sizepolicy>
         </property>
        </widget>
       </item>
      </layout>
     </item>
    </layout>
   </item>
   <item>
    <layout class="QHBoxLayout" name="horizontalLayout_33">
     <item>
      <widget class="QPushButton" name="AdvancedSettingpushButton">
       <property name="text">
        <string>高级模式</string>
       </property>
      </widget>
     </item>
     <item>
      <spacer name="horizontalSpacer">
       <property name="orientation">
        <enum>Qt::Horizontal</enum>
       </property>
       <property name="sizeHint" stdset="0">
        <size>
         <width>40</width>
         <height>20</height>
        </size>
       </property>
      </spacer>
     </item>
     <item>
      <widget class="QPushButton" name="SettingpushButton">
       <property name="text">
        <string>设置</string>
       </property>
      </widget>
     </item>
    </layout>
   </item>
  </layout>
 </widget>
 <tabstops>
  <tabstop>ColBlankEnhanceRcheckBox</tabstop>
  <tabstop>ColBlankEnhanceGcheckBox</tabstop>
  <tabstop>ColumnBlankTimeRcomboBox</tabstop>
  <tabstop>ColumnBlankTimeGcomboBox</tabstop>
  <tabstop>CouplingOptimizationRcheckBox</tabstop>
  <tabstop>CouplingOptimizationGcheckBox</tabstop>
  <tabstop>PreDriveEnablementRcheckBox</tabstop>
  <tabstop>DynamicEnergySavingRcheckBox</tabstop>
  <tabstop>DynamicEnergySavingGcheckBox</tabstop>
  <tabstop>WakeupSettingRcomboBox</tabstop>
  <tabstop>WakeupSettingGcomboBox</tabstop>
 </tabstops>
 <resources/>
 <connections/>
</ui>
